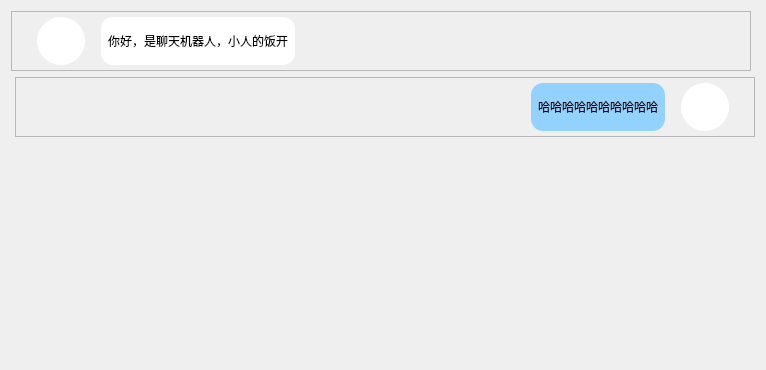
       <widget class="QWidget" name="kp_ca_scrollAreaWidgetContents">
        <property name="geometry">
         <rect>
          <x>0</x>
          <y>0</y>
          <width>766</width>
          <height>370</height>
         </rect>
        </property>
        <layout class="QVBoxLayout" name="verticalLayout">
         <item>
          <widget class="QFrame" name="kp_ca_robert">
           <property name="sizePolicy">
            <sizepolicy hsizetype="Minimum" vsizetype="Minimum">
             <horstretch>0</horstretch>
             <verstretch>0</verstretch>
            </sizepolicy>
           </property>
           <property name="maximumSize">
            <size>
             <width>740</width>
             <height>16777215</height>
            </size>
           </property>
           <property name="frameShape">
            <enum>QFrame::StyledPanel</enum>
           </property>
           <property name="frameShadow">
            <enum>QFrame::Raised</enum>
           </property>
           <layout class="QHBoxLayout" name="horizontalLayout_2" stretch="80,0,0">
            <property name="spacing">
             <number>16</number>
            </property>
            <property name="sizeConstraint">
             <enum>QLayout::SetDefaultConstraint</enum>
            </property>
            <property name="leftMargin">
             <number>25</number>
            </property>
            <property name="topMargin">
             <number>5</number>
            </property>
            <property name="rightMargin">
             <number>300</number>
            </property>
            <property name="bottomMargin">
             <number>5</number>
            </property>
            <item>
             <widget class="QLabel" name="kp_ca_r_img">
              <property name="minimumSize">
               <size>
                <width>48</width>
                <height>48</height>
               </size>
              </property>
              <property name="maximumSize">
               <size>
                <width>48</width>
                <height>48</height>
               </size>
              </property>
              <property name="styleSheet">
               <string notr="true">border-radius: 24px;
background-color: #fff;</string>
              </property>
              <property name="text">
               <string/>
              </property>
             </widget>
            </item>
            <item>
             <widget class="QLabel" name="kp_ca_r_text">
              <property name="enabled">
               <bool>true</bool>
              </property>
              <property name="sizePolicy">
               <sizepolicy hsizetype="Expanding" vsizetype="Preferred">
                <horstretch>0</horstretch>
                <verstretch>0</verstretch>
               </sizepolicy>
              </property>
              <property name="maximumSize">
               <size>
                <width>16777215</width>
                <height>16777215</height>
               </size>
              </property>
              <property name="styleSheet">
               <string notr="true">background-color: #ffffff;
border-radius: 12px;
padding:4px</string>
              </property>
              <property name="frameShape">
               <enum>QFrame::Box</enum>
              </property>
              <property name="frameShadow">
               <enum>QFrame::Plain</enum>
              </property>
              <property name="text">
               <string>你好，是聊天机器人，小人的饭开</string>
              </property>
              <property name="textFormat">
               <enum>Qt::RichText</enum>
              </property>
             </widget>
            </item>
            <item>
             <spacer name="kp_ca_r_horizontalSpacer">
              <property name="orientation">
               <enum>Qt::Horizontal</enum>
              </property>
              <property name="sizeHint" stdset="0">
               <size>
                <width>400</width>
                <height>0</height>
               </size>
              </property>
             </spacer>
            </item>
           </layout>
          </widget>
         </item>
         <item>
          <widget class="QFrame" name="kp_ca_myUser">
           <property name="sizePolicy">
            <sizepolicy hsizetype="Minimum" vsizetype="Minimum">
             <horstretch>0</horstretch>
             <verstretch>0</verstretch>
            </sizepolicy>
           </property>
           <property name="maximumSize">
            <size>
             <width>740</width>
             <height>16777215</height>
            </size>
           </property>
           <property name="layoutDirection">
            <enum>Qt::RightToLeft</enum>
           </property>
           <property name="frameShape">
            <enum>QFrame::StyledPanel</enum>
           </property>
           <property name="frameShadow">
            <enum>QFrame::Raised</enum>
           </property>
           <layout class="QHBoxLayout" name="horizontalLayout_3" stretch="80,0,0">
            <property name="spacing">
             <number>16</number>
            </property>
            <property name="sizeConstraint">
             <enum>QLayout::SetDefaultConstraint</enum>
            </property>
            <property name="leftMargin">
             <number>300</number>
            </property>
            <property name="topMargin">
             <number>5</number>
            </property>
            <property name="rightMargin">
             <number>25</number>
            </property>
            <property name="bottomMargin">
             <number>5</number>
            </property>
            <item>
             <widget class="QLabel" name="kp_ca_mu_img">
              <property name="minimumSize">
               <size>
                <width>48</width>
                <height>48</height>
               </size>
              </property>
              <property name="maximumSize">
               <size>
                <width>48</width>
                <height>48</height>
               </size>
              </property>
              <property name="styleSheet">
               <string notr="true">border-radius: 24px;
background-color: #fff;</string>
              </property>
              <property name="text">
               <string/>
              </property>
             </widget>
            </item>
            <item>
             <widget class="QLabel" name="kp_ca_mu_text">
              <property name="enabled">
               <bool>true</bool>
              </property>
              <property name="sizePolicy">
               <sizepolicy hsizetype="Expanding" vsizetype="Preferred">
                <horstretch>0</horstretch>
                <verstretch>0</verstretch>
               </sizepolicy>
              </property>
              <property name="maximumSize">
               <size>
                <width>16777215</width>
                <height>16777215</height>
               </size>
              </property>
              <property name="layoutDirection">
               <enum>Qt::RightToLeft</enum>
              </property>
              <property name="styleSheet">
               <string notr="true">background-color: #93D2FF;
	border-radius: 12px;
	padding:4px</string>
              </property>
              <property name="inputMethodHints">
               <set>Qt::ImhNone</set>
              </property>
              <property name="frameShape">
               <enum>QFrame::NoFrame</enum>
              </property>
              <property name="frameShadow">
               <enum>QFrame::Plain</enum>
              </property>
              <property name="text">
               <string>哈哈哈哈哈哈哈哈哈哈</string>
              </property>
             </widget>
            </item>
            <item>
             <spacer name="kp_ca_mu_horizontalSpacer">
              <property name="orientation">
               <enum>Qt::Horizontal</enum>
              </property>
              <property name="sizeHint" stdset="0">
               <size>
                <width>400</width>
                <height>20</height>
               </size>
              </property>
             </spacer>
            </item>
           </layout>
          </widget>
         </item>
         <item>
          <spacer name="kp_ca_verticalSpacer">
           <property name="orientation">
            <enum>Qt::Vertical</enum>
           </property>
           <property name="sizeHint" stdset="0">
            <size>
             <width>20</width>
             <height>40</height>
            </size>
           </property>
          </spacer>
         </item>
        </layout>
       </widget>
